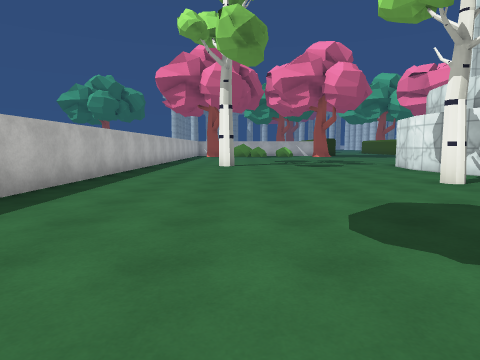
View 1 (above)

18 first-person views from a walk through a 3-D level made in the Unity game engine. The camera is 1.3 m above the floor, tilts 6° down and sees 75° across. The floor is counted in squares, 2 m on a side. Each view is taken from the middle of a square. On the plan, view 1 faces up. The plan holds only what a view shows up to about 10 squares ahead; the rest is blank. The place goes on beyond the plan. The player character is not drawn. Some surface patterns are stand-ins.

View 2
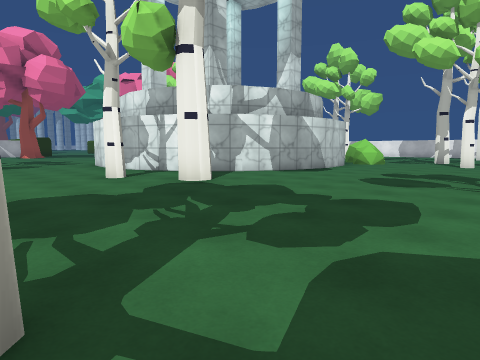

View 3
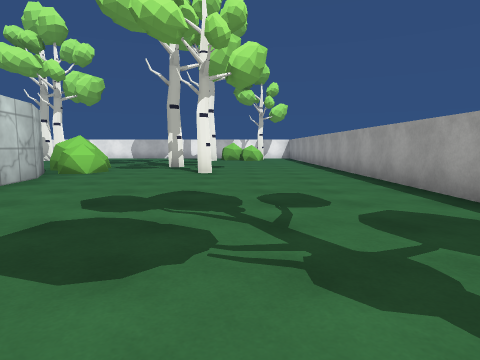

View 4
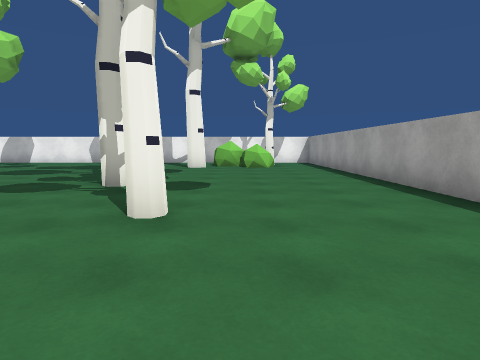

View 5
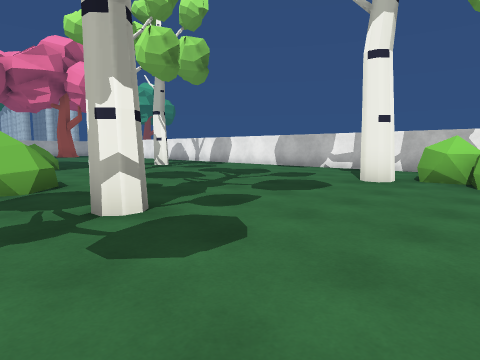

View 6
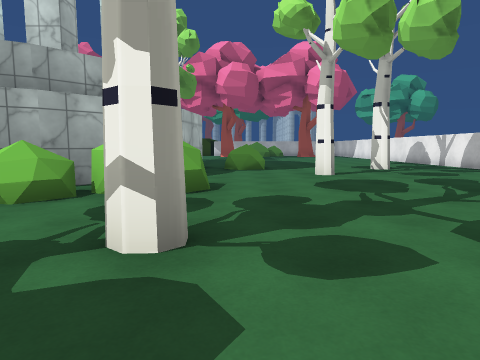

View 7
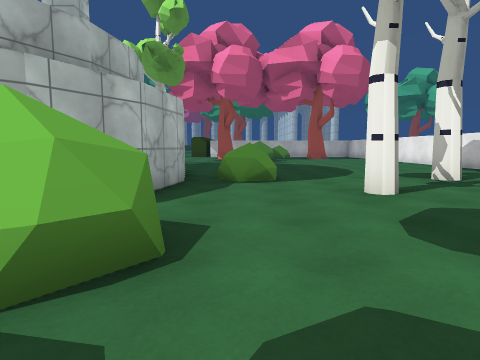

View 8
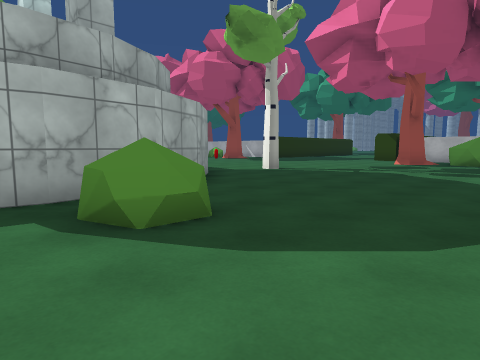

View 9
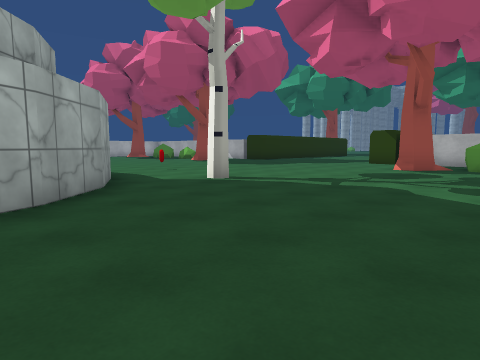

View 10
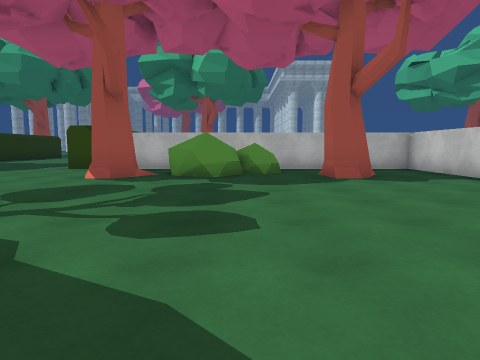

View 11
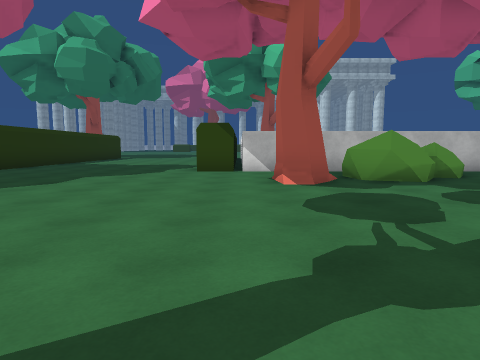

View 12
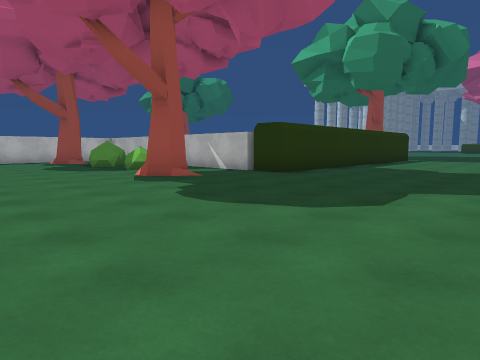

View 13
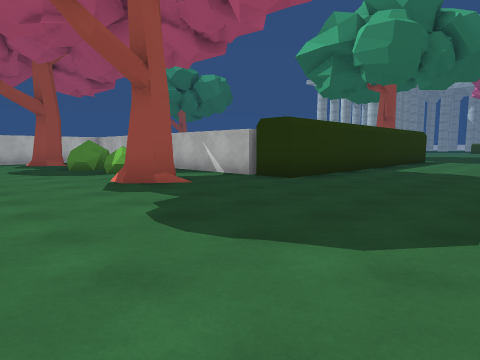

View 14
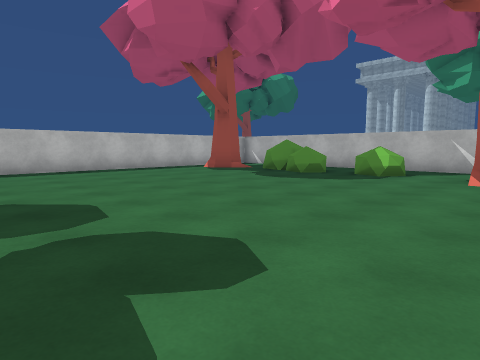

View 15
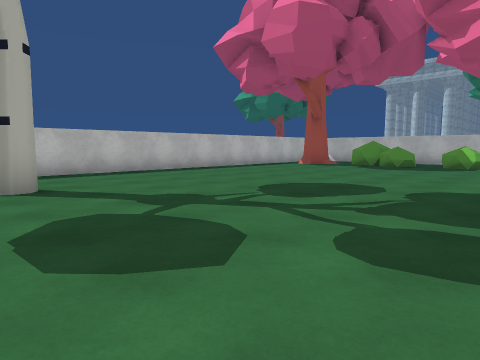

View 16
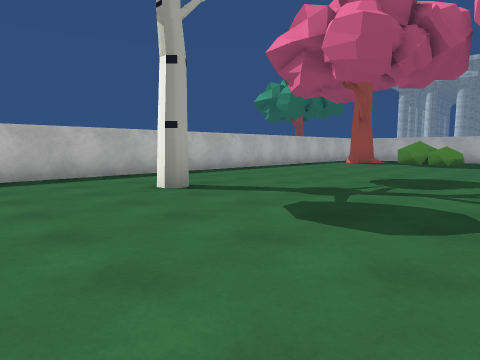

View 17
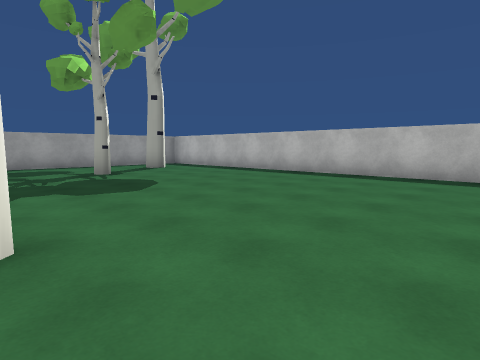

View 18
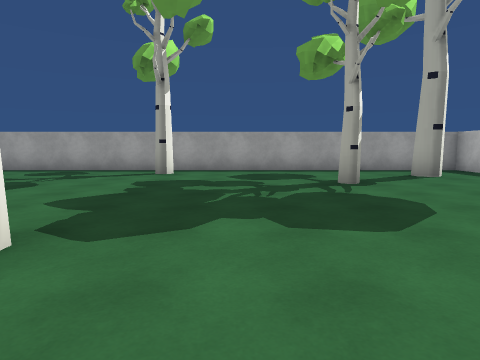

### Floor plan
Key: @ floor where view 1 was taken; # wall or solid block; x gap in a wall; . floor; B bush; T tree; O other object.
Columns run from 3 left of view 1 to 22 right of it. Each row starts with its distance up from view 1.
 29            ...
 28           #...
 27           #....
 26           #....
 25           #..... #
 24     #######.....##########
 23     ................  .. .
 22    BB.B.............BBB. .
 21  T..B...#T........T.B..#T.
 20  .........................
 19 #.........................
 18 #........................
 17 #......... ..............
 16 #.........  .O..#.......
 15 #.........  ...........
 14 #.........   .........
 13 #........     ###...... ..
 12 #........       ##..... ..
 11 #..#.....        #........
 10 #........#       #.B......
  9 #.......##       #xB...#..
  8 #.......##       #...#....
  7 #........#       #........
  6 #......#.##     ##.......
  5 #.........#######BB.......
  4 #.......#....#..B.B.......
  3 #.........................
  2 #.................#.......
  1 #...............#......#B.
  0  ..@#..................BBB
 -1  .#.....................B
 -2 #.......................
 -3 ########################

Positions as (right, up) in squares from view 1, and headings:
1: (0, 0), facing up
2: (1, -1), facing up-right
3: (5, 0), facing right
4: (10, 0), facing right
5: (14, -1), facing up-right
6: (16, 0), facing up
7: (16, 3), facing up
8: (19, 8), facing up-left
9: (18, 11), facing up-left
10: (18, 14), facing up
11: (14, 15), facing up
12: (12, 17), facing up-left
13: (11, 18), facing up-left
14: (6, 14), facing up-left
15: (5, 10), facing up-left
16: (4, 8), facing up-left
17: (4, 8), facing down-left
18: (3, 6), facing down
